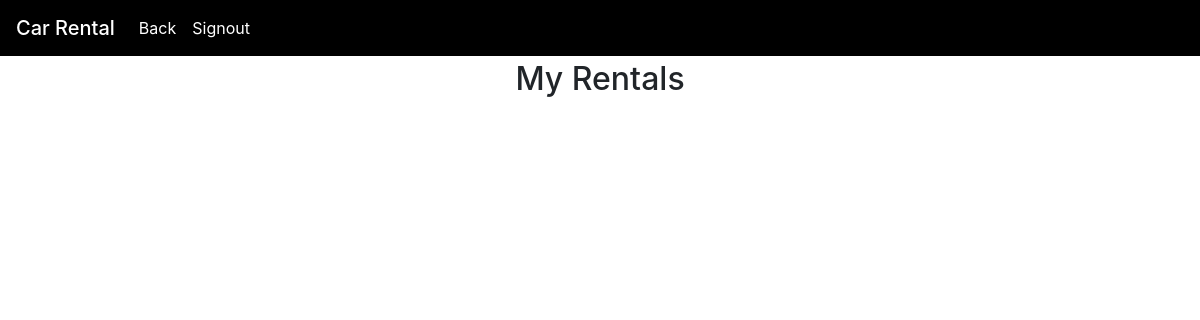
Before: /cust_rentals.php (signed in) with the older database file.
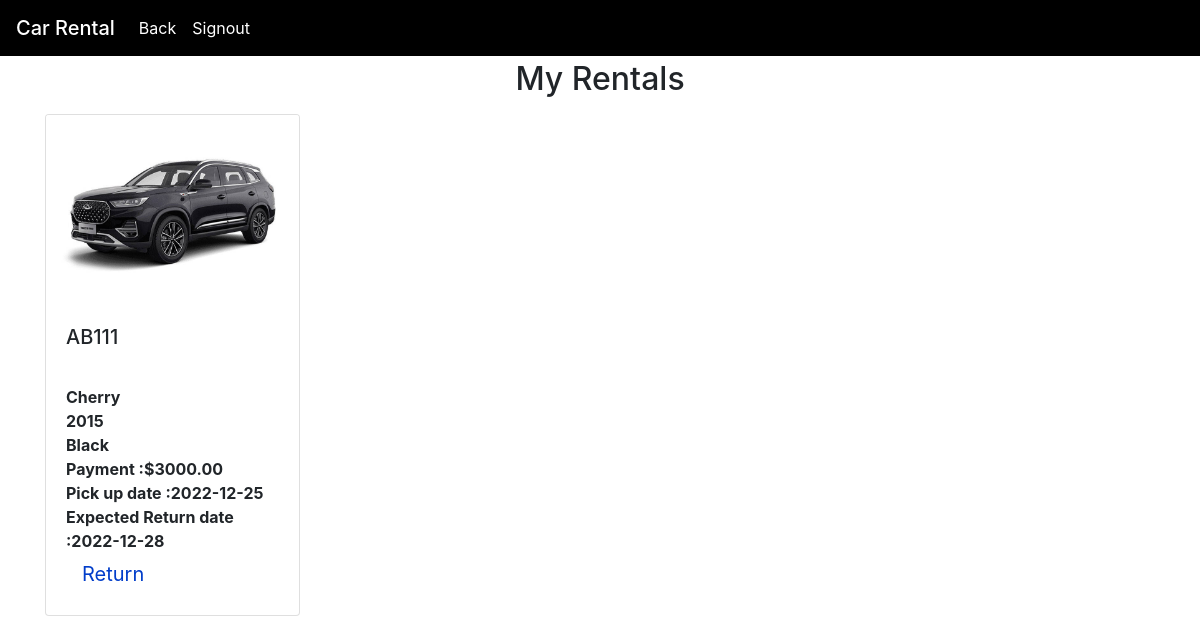
After: the same page with the newer database file.
### tables this page shows
CREATE TABLE registration (
  register_no int AUTO_INCREMENT NOT NULL,
  car_plate varchar(10) NOT NULL,
  cust_id int NOT NULL,
  office_id int NOT NULL,
  payment decimal(10,2) NOT NULL,
  pay_date date ,
  penalty decimal(10,2) DEFAULT 0.00 ,
  start_date date NOT NULL,
  end_date date DEFAULT NULL,
  return_date date DEFAULT NULL,
  is_returned BOOLEAN DEFAULT FALSE,
  PRIMARY KEY(register_no)
);

CREATE TABLE car (
  car_plate varchar(10) NOT NULL,
  model varchar(225) NOT NULL,
  model_year year NOT NULL,
  color varchar(50) NOT NULL,
  admin_id int DEFAULT 1,
  daily_price decimal(10,2) NOT NULL,
  office_id int NOT NULL,
  status varchar(50) NOT NULL,
  image varchar(225) NOT NULL,
  PRIMARY KEY(car_plate)
);

### cust_rentals.php (the view, shortened to what this page needs)
<?php
    $conn = mysqli_connect("localhost","root","","car_rental");
    $cust_id = $_SESSION['cust_id'];
    if($conn->connect_error){
        echo "$conn->connect_error";
    die("Connection Failed : ". $conn->connect_error);
}
 else{
    $statement = $conn->prepare("select * from registration natural join car where cust_id= ?");
    $statement->bind_param("d", $cust_id);
    $statement->execute();
    $car = $statement->get_result();
 }
?>
<!DOCTYPE html>
<html lang="en">
<head>
    <link rel="stylesheet" href="return.css">
    <link href="https://cdn.jsdelivr.net/npm/bootstrap@5.0.2/dist/css/bootstrap.min.css" rel="stylesheet">
    <link rel="stylesheet" href="https://stackpath.bootstrapcdn.com/bootstrap/4.1.3/css/bootstrap.min.css">
</head>
<body>
<nav class="navbar fixed-top navbar-expand-sm navbar-dark"style="background-color:black">
    <a href="#" class="navbar-brand mb-0 h1">Car Rental</a>
    <div class="collapse navbar-collapse" id="nav_id">
    <ul class="navbar-nav">
        <li
            class="nav-item active">
            <a href="customer_home.php" class="nav-link">Back</a>
        </li>
        <li
            class="nav-item active">
            <a href="registration_login.html" class="nav-link">Signout</a>
        </li>
    </ul></div>
    </nav>
    <div style="margin-top:60px">
    <h2 style = "text-align : center;">My Rentals</h2>
  <div class ="container">
  <div class ="row">
  <?php
  foreach($car as $car){
      $imageURL = 'uploads/'.$car["image"];
      ?>
  <div class="col-md-3  mt-2">
                <div class="card">
                <img class="card-img-top" src="<?php echo $imageURL; ?>" alt="" />
                <div class="card-body">
                        <h5 class="card-title">
                        <?php echo $car['car_plate']?>
                        </h5>
                        <strong><br> <?php echo $car['model']?></strong><br>
                        <strong> <?php echo $car['model_year']?></strong><br>
                        <strong> <?php echo $car['color']?></strong><br>
                        <strong>Payment :$<?php echo $car['payment']?></strong><br>
                        <strong>Pick up date :<?php echo $car['start_date']?></strong><br>
                        <strong>Expected Return date :<?php echo $car['end_date']?></strong><br>
                <?php
                if( $car['is_returned']==FALSE)
                {
                ?>
                        <button class="dropdown-btn">Return
                        </button>
                            <?php }?>
                       </div>
                        </div>
                        </div>
    <?php
    }
    ?>
</body>

### return.css (style rules this page uses)
.dropdown-btn { padding: 6px 8px 6px 16px; text-decoration: none; font-size: 20px; color: #013dca; display: block; border: none; background: none; width: 100%; text-align: left; cursor: pointer; outline: none; position: relative; display: inline-block; }

Changed rows visible on the page:
now on this page (row edited): registration: car_plate.image (picture), car_plate "AB111", car_plate.model "Cherry", car_plate.model_year "2015", car_plate.color "Black", payment "3000.00", start_date "2022-12-25", end_date "2022-12-28"
